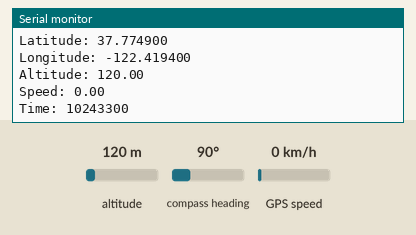
Bench run of a sketch on a simulated ESP8266 (NodeMCU). Parts: the last lines printed to the serial monitor. The test bench sets the inputs (shaded band); at power-on: altitude 120 m, GPS speed 0 km/h, compass heading 90°. WiFi joins after 1.5 s; servers stay silent unless stated; uploads are accepted with an empty reply; the GPS gets a fix after 3 s at 37.7749, -122.4194 with 8 satellites.

Above: at 3.2 s.
3.3 s: altitude set to 20 m
At 3.3 s:
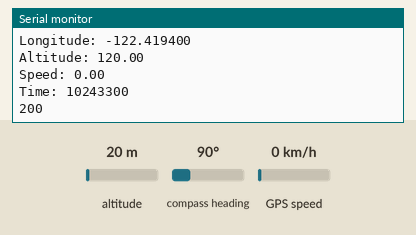
4.8 s: GPS speed set to 2 km/h
6.3 s: altitude set to 250 m
At 13.64 s:
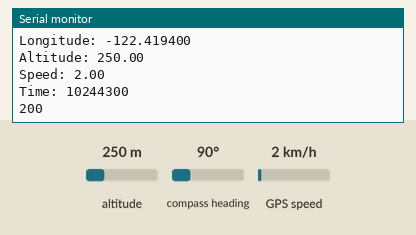

Measured:
- after the input at 6.3 s, the serial monitor: prints a new line after 6.9 s (image 2)

The sketch:

GMT.ino
```cpp
#include <ESP8266WiFi.h>
#include <ESP8266HTTPClient.h>
#include <TinyGPS++.h>
#include <SoftwareSerial.h>

// Wi-Fi credentials
const char* ssid = "wifi_name";
const char* password = "wifi_password";

// GPS module configuration
TinyGPSPlus gps;
SoftwareSerial ss(5, 4); // RX, TX pins (change according to your setup)

WiFiClient wifiClient;  // Declare WiFiClient object

void setup() {
  Serial.begin(115200);
  ss.begin(9600); // GPS module baud rate

  // Connect to Wi-Fi
  WiFi.begin(ssid, password);
  while (WiFi.status() != WL_CONNECTED) {
    delay(1000);
    Serial.println("Connecting...");
  }
  Serial.println("Connected!");
}

void loop() {
  // Read GPS data
  while (ss.available() > 0) {
    gps.encode(ss.read());
  }

  // Only send data if valid GPS data is available
  if (gps.location.isUpdated()) {
    double latitude = gps.location.lat();
    double longitude = gps.location.lng();
    double altitude = gps.altitude.meters(); // Altitude in meters
    double speed = gps.speed.kmph();         // Speed in km/h
    unsigned long epochTime = gps.time.value(); // Raw time value

    // Print the GPS data on the Serial Monitor
    Serial.print("Latitude: ");
    Serial.println(latitude, 6);
    Serial.print("Longitude: ");
    Serial.println(longitude, 6);
    Serial.print("Altitude: ");
    Serial.println(altitude);
    Serial.print("Speed: ");
    Serial.println(speed);
    Serial.print("Time: ");
    Serial.println(epochTime);

    // If Wi-Fi is connected, send GPS data to server
    if (WiFi.status() == WL_CONNECTED) {
      HTTPClient http;
      http.begin(wifiClient, "http://your_server_location:port/location");  // Your API URL
      http.addHeader("Content-Type", "application/json");

      // Create the JSON payload with the GPS data
      String jsonData = "{";
      jsonData += "\"latitude\": \"" + String(latitude, 6) + "\", ";
      jsonData += "\"longitude\": \"" + String(longitude, 6) + "\", ";
      jsonData += "\"altitude\": \"" + String(altitude, 2) + "\", ";
      jsonData += "\"speed\": \"" + String(speed, 2) + "\", ";
      jsonData += "\"time\": \"" + String(epochTime) + "\"";
      jsonData += "}";

      int httpResponseCode = http.POST(jsonData);

      if (httpResponseCode > 0) {
        String response = http.getString();
        Serial.println(httpResponseCode);
        Serial.println(response);
      } else {
        Serial.println("Error in HTTP request");
      }
      http.end();
    }

    delay(10000); // Send data every 10 seconds
  }
}
```
